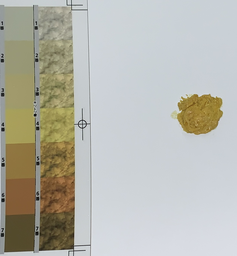
#> input picture image_crop/106100864.png, 237 x 256 px, shrunk from 1250 x 1350 before the run
$ jupyter execute lap_poop.ipynb
#> lines starting #> are read from the running program, lines starting #| are printed output that depends on the picture; after the words box and inside, x2 and y2 are one past the last pixel; in counts of white or black regions, pixels touching at a corner belong together
[cell 1]
import numpy as np
import matplotlib.pyplot as plt
from sklearn.cluster import KMeans
from scipy.spatial.distance import euclidean
from PIL import Image
import os
import glob

[cell 2]
def load_image(image_path):
    pil_image = Image.open(image_path)

    # convert image to array
    image = np.array(pil_image.convert('RGB'))
    print(f"Image loaded: {image.shape}")
    return image

# [6 lines left out: function display_image, not called in this run]

def rgb_to_grayscale(image):
    # RGB to grayscal with intensity
    return np.dot(image[...,:3], [0.299, 0.587, 0.114])

def rgb_to_hsv(rgb):
    # normalize rgb
    rgb = rgb.astype(np.float32) / 255.0

    max_val = np.max(rgb, axis=-1)
    min_val = np.min(rgb, axis=-1)
    diff = max_val - min_val

    # hsv model use Hue, Saturation, and Value(Brightness)
    v = max_val
    s = np.where(max_val != 0, diff / max_val, 0)
    h = np.zeros_like(max_val)

    # this section use ai help
    idx = (max_val == rgb[..., 0]) & (diff != 0)
    h[idx] = 60 * ((rgb[..., 1][idx] - rgb[..., 2][idx]) / diff[idx]) % 360

    idx = (max_val == rgb[..., 1]) & (diff != 0)
    h[idx] = 60 * ((rgb[..., 2][idx] - rgb[..., 0][idx]) / diff[idx]) + 120

    idx = (max_val == rgb[..., 2]) & (diff != 0)
    h[idx] = 60 * ((rgb[..., 0][idx] - rgb[..., 1][idx]) / diff[idx]) + 240

    return np.stack([h, s * 255, v * 255], axis=-1)

[cell 3]
def gaussian_kernel(size, sigma):
    kernel = np.zeros((size, size))
    center = size // 2

    for i in range(size):
        for j in range(size):
            x, y = i - center, j - center # magin from center
            kernel[i, j] = np.exp(-(x**2 + y**2) / (2 * sigma**2)) #G(x,y) = e^(-(x²+y²)/(2σ²))

    return kernel / np.sum(kernel)

# this section use ai help
def convolve2d_single(image, kernel):
    h, w = image.shape
    kh, kw = kernel.shape
    pad_h, pad_w = kh // 2, kw // 2

    padded = np.pad(image, ((pad_h, pad_h), (pad_w, pad_w)), mode='edge')
    result = np.zeros_like(image)

    for i in range(h):
        for j in range(w):
            result[i, j] = np.sum(padded[i:i+kh, j:j+kw] * kernel)

    return result

# this section use ai help
def convolve2d(image, kernel):
    if len(image.shape) == 3:
        result = np.zeros_like(image)
        for channel in range(image.shape[2]):
            result[:, :, channel] = convolve2d_single(image[:, :, channel], kernel)
        return result
    else:
        return convolve2d_single(image, kernel)

def gaussian_blur(image, kernel_size=5, sigma=1.0):
    kernel = gaussian_kernel(kernel_size, sigma)
    return convolve2d(image, kernel)

[cell 4]
def sobel_edge_detection(image):
    if len(image.shape) == 3:
        gray = rgb_to_grayscale(image)
    else:
        gray = image

    sobel_x = np.array([[-1, 0, 1], [-2, 0, 2], [-1, 0, 1]]) # vertical
    sobel_y = np.array([[-1, -2, -1], [0, 0, 0], [1, 2, 1]]) # horizontal

    gx = convolve2d_single(gray, sobel_x)
    gy = convolve2d_single(gray, sobel_y)

    # this section use ai help
    magnitude = np.sqrt(gx**2 + gy**2)
    direction = np.arctan2(gy, gx)

    return magnitude, direction, gx, gy

def non_maximum_suppression(magnitude, direction):
    h, w = magnitude.shape
    suppressed = np.zeros_like(magnitude)
    angle = direction * 180. / np.pi
    angle[angle < 0] += 180

    for i in range(1, h-1):
        for j in range(1, w-1):
            q = 255
            r = 255

            if (0 <= angle[i,j] < 22.5) or (157.5 <= angle[i,j] <= 180):
                q = magnitude[i, j+1]
                r = magnitude[i, j-1]
            elif (22.5 <= angle[i,j] < 67.5):
                q = magnitude[i+1, j-1]
                r = magnitude[i-1, j+1]
            elif (67.5 <= angle[i,j] < 112.5):
                q = magnitude[i+1, j]
                r = magnitude[i-1, j]
            elif (112.5 <= angle[i,j] < 157.5):
                q = magnitude[i-1, j-1]
                r = magnitude[i+1, j+1]

            if (magnitude[i,j] >= q) and (magnitude[i,j] >= r):
                suppressed[i,j] = magnitude[i,j]
            else:
                suppressed[i,j] = 0

    return suppressed

def hysteresis_tracking(strong, weak):
    final = strong.copy()
    h, w = strong.shape

    for i in range(1, h-1):
        for j in range(1, w-1):
            if weak[i,j]:
                if np.any(strong[i-1:i+2, j-1:j+2]):
                    final[i,j] = True

    return final

def canny_edge_detection(image, low_threshold=50, high_threshold=150):
    blurred = gaussian_blur(image, kernel_size=5, sigma=1.4)
    magnitude, direction, gx, gy = sobel_edge_detection(blurred)
    edges = non_maximum_suppression(magnitude, direction)

    strong_edges = edges > high_threshold
    weak_edges = (edges > low_threshold) & (edges <= high_threshold)

    final_edges = hysteresis_tracking(strong_edges, weak_edges)

    return final_edges.astype(np.uint8) * 255

[cell 5]
def preprocess_image(image):
    smoothed = gaussian_blur(image, kernel_size=5, sigma=1.0)
    enhanced = np.clip(smoothed * 1.2 + 10, 0, 255).astype(np.uint8)
    return enhanced

def detect_orientation(image):
    edges = canny_edge_detection(image)
    h, w = edges.shape

    column_votes = np.sum(edges, axis=0)

    row_votes = np.sum(edges, axis=1)

    max_col_vote = np.max(column_votes) if len(column_votes) > 0 else 0
    max_row_vote = np.max(row_votes) if len(row_votes) > 0 else 0

    if max_col_vote > max_row_vote:
        return "vertical"
    else:
        return "horizontal"

def find_vertical_lines(edges):
    h, w = edges.shape
    column_votes = np.sum(edges, axis=0)
    center_region = slice(w//4, 3*w//4)
    center_votes = column_votes[center_region]

    if np.max(center_votes) > h * 0.1:
        best_col = np.argmax(center_votes) + w//4
        return best_col

    return w // 2

def find_horizontal_lines(edges):
    h, w = edges.shape
    row_votes = np.sum(edges, axis=1)
    center_region = slice(h//4, 3*h//4)
    center_votes = row_votes[center_region]

    if np.max(center_votes) > w * 0.1:
        best_row = np.argmax(center_votes) + h//4
        return best_row

    return h // 2

def segment_regions(image):
    height, width = image.shape[:2]
    orientation = detect_orientation(image)
    edges = canny_edge_detection(image)

    print(f"Detected orientation: {orientation}")

    if orientation == "vertical":
        split_x = find_vertical_lines(edges)
        color_bar = image[:, :split_x]
        object_region = image[:, split_x:]
    else:
        split_y = find_horizontal_lines(edges)
        color_bar = image[:split_y, :]
        object_region = image[split_y:, :]

    return color_bar, object_region, edges, orientation

[cell 6]
def remove_background_colors(pixels, white_threshold=240, min_saturation=30):
    hsv_pixels = rgb_to_hsv(pixels.reshape(-1, 1, 3)).reshape(-1, 3)

    white_mask = np.all(pixels >= white_threshold, axis=1)
    saturation_mask = hsv_pixels[:, 1] >= min_saturation

    valid_mask = ~white_mask & saturation_mask

    if np.sum(valid_mask) == 0:
        print("Warning: No valid colors found, using relaxed filtering")
        white_mask = np.all(pixels >= 250, axis=1)
        valid_mask = ~white_mask

    return pixels[valid_mask], valid_mask

def extract_dominant_colors_from_colorbar(image, n_colors=7, remove_background=True):
    pixels = image.reshape(-1, 3)

    if remove_background:
        filtered_pixels, valid_mask = remove_background_colors(pixels)

        if len(filtered_pixels) < n_colors:
            print(f"Warning: Found only {len(filtered_pixels)} valid pixels")
            filtered_pixels = pixels
            valid_mask = np.ones(len(pixels), dtype=bool)
    else:
        filtered_pixels = pixels
        valid_mask = np.ones(len(pixels), dtype=bool)

    actual_n_colors = min(n_colors, len(filtered_pixels))

    if actual_n_colors < 2:
        print("Warning: Insufficient data for clustering")
        return np.array([[255, 0, 0], [0, 255, 0], [0, 0, 255], [255, 255, 0],
                        [255, 0, 255], [0, 255, 255], [255, 128, 0]]), np.ones(7) / 7

    kmeans = KMeans(n_clusters=7, random_state=42, n_init=10)
    kmeans.fit(filtered_pixels)

    colors = kmeans.cluster_centers_
    labels = kmeans.labels_
    percentages = np.bincount(labels) / len(labels)

    sorted_indices = np.argsort(percentages)[::-1]
    colors = colors[sorted_indices]
    percentages = percentages[sorted_indices]

    return colors.astype(int), percentages

def extract_dominant_colors_from_object(image, n_colors=3, remove_background=True):
    pixels = image.reshape(-1, 3)

    if remove_background:
        filtered_pixels, valid_mask = remove_background_colors(pixels)

        if len(filtered_pixels) < n_colors:
            print(f"Warning: Found only {len(filtered_pixels)} valid pixels")
            filtered_pixels = pixels
            valid_mask = np.ones(len(pixels), dtype=bool)
    else:
        filtered_pixels = pixels
        valid_mask = np.ones(len(pixels), dtype=bool)

    actual_n_colors = min(n_colors, len(filtered_pixels))

    if actual_n_colors < 2:
        print("Warning: Insufficient data for clustering")
        return np.array([[139, 69, 19]]), np.array([1.0])

    kmeans = KMeans(n_clusters=actual_n_colors, random_state=42, n_init=10)
    kmeans.fit(filtered_pixels)

    colors = kmeans.cluster_centers_
    labels = kmeans.labels_
    percentages = np.bincount(labels) / len(labels)

    sorted_indices = np.argsort(percentages)[::-1]
    colors = colors[sorted_indices]
    percentages = percentages[sorted_indices]

    return colors.astype(int), percentages

def calculate_color_moments(image):
    moments = {}

    for i, channel in enumerate(['R', 'G', 'B']):
        channel_data = image[:, :, i].flatten()

        mean = np.mean(channel_data)
        variance = np.var(channel_data)

        if variance > 0:
            skewness = np.mean(((channel_data - mean) / np.sqrt(variance)) ** 3)
        else:
            skewness = 0

        moments[channel] = {
            'mean': mean,
            'variance': variance,
            'skewness': skewness
        }

    return moments

[cell 7]
def calculate_color_distance(color1, color2, method='euclidean'):
    if method == 'euclidean':
        return euclidean(color1, color2)
    elif method == 'manhattan':
        return np.sum(np.abs(color1 - color2))
    elif method == 'cosine':
        dot_product = np.dot(color1, color2)
        norms = np.linalg.norm(color1) * np.linalg.norm(color2)
        if norms == 0:
            return 0
        return 1 - (dot_product / norms)

def find_closest_color_match(color_bar_colors, object_colors):
    min_distance = float('inf')
    best_match = None
    distances = []

    for i, bar_color in enumerate(color_bar_colors):
        for j, obj_color in enumerate(object_colors):
            distance = calculate_color_distance(bar_color, obj_color)
            distances.append({
                'bar_color_idx': i,
                'object_color_idx': j,
                'bar_color': bar_color,
                'object_color': obj_color,
                'distance': distance
            })

            if distance < min_distance:
                min_distance = distance
                best_match = {
                    'bar_color_idx': i,
                    'object_color_idx': j,
                    'bar_color': bar_color,
                    'object_color': obj_color,
                    'distance': distance
                }

    return best_match, distances

[cell 8]
def display_color_palette(colors, percentages, title):
    fig, (ax1, ax2) = plt.subplots(1, 2, figsize=(15, 5))

    for i, (color, percentage) in enumerate(zip(colors, percentages)):
        ax1.add_patch(plt.Rectangle((i, 0), 1, 1, color=color/255))
        ax1.text(i+0.5, 0.5, f'{percentage:.1%}', ha='center', va='center',
                fontweight='bold', fontsize=10)

    ax1.set_xlim(0, len(colors))
    ax1.set_ylim(0, 1)
    ax1.set_title(f"{title} - Colors & Percentages")
    ax1.set_xticks(range(len(colors)))
    ax1.set_xticklabels([f'Color {i+1}' for i in range(len(colors))])
    ax1.set_yticks([])

    color_data = []
    for i, color in enumerate(colors):
        color_data.append([f'Color {i+1}', color[0], color[1], color[2]])

    table = ax2.table(cellText=color_data,
                     colLabels=['Color', 'R', 'G', 'B'],
                     cellLoc='center',
                     loc='center')
    table.auto_set_font_size(False)
    table.set_fontsize(12)
    table.scale(1, 1.5)
    ax2.axis('off')
    ax2.set_title("RGB Values")

    plt.tight_layout()
    plt.show()

def display_segmentation_results(original, color_bar, object_region, edges, orientation):
    fig, axes = plt.subplots(2, 2, figsize=(15, 10))

    axes[0,0].imshow(original)
    axes[0,0].set_title("Original Image")
    axes[0,0].axis('off')

    axes[0,1].imshow(color_bar)
    axes[0,1].set_title(f"Color Bar ({orientation})")
    axes[0,1].axis('off')

    axes[1,0].imshow(object_region)
    axes[1,0].set_title("Object Region")
    axes[1,0].axis('off')

    axes[1,1].imshow(edges, cmap='gray')
    axes[1,1].set_title("Edge Detection")
    axes[1,1].axis('off')

    plt.tight_layout()
    plt.show()

# [19 lines left out: function bitslicing_analysis, not called in this run]

[cell 9]
# [27 lines left out: function process_image_batch, not called in this run]

def analyze_single_image(image_path, show_plots=True):
    # Load image
    original_image = load_image(image_path)

    # Preprocess
    processed_image = preprocess_image(original_image)

    # Segment
    color_bar_region, object_region, edges, orientation = segment_regions(processed_image)

    # Extract colors
    bar_colors, bar_percentages = extract_dominant_colors_from_colorbar(
        color_bar_region, n_colors=7, remove_background=True
    )

    obj_colors, obj_percentages = extract_dominant_colors_from_object(
        object_region, n_colors=3, remove_background=True
    )

    # Find best match
    best_match, all_distances = find_closest_color_match(bar_colors, obj_colors)

    # Calculate moments
    bar_moments = calculate_color_moments(color_bar_region)
    obj_moments = calculate_color_moments(object_region)

    if show_plots:
        display_segmentation_results(original_image, color_bar_region,
                                   object_region, edges, orientation)
        display_color_palette(bar_colors, bar_percentages, "Color Bar Palette")
        display_color_palette(obj_colors, obj_percentages, "Object Palette")

    return {
        'original_shape': original_image.shape,
        'orientation': orientation,
        'bar_colors': bar_colors,
        'bar_percentages': bar_percentages,
        'obj_colors': obj_colors,
        'obj_percentages': obj_percentages,
        'best_match': best_match,
        'bar_moments': bar_moments,
        'obj_moments': obj_moments
    }

[cell 10]
result = analyze_single_image('image_crop/106100864.png')
#> in load_image, pil_image is the input picture: PIL image 237x256 RGB; mean R, G, B 182.8, 182.7, 174
#| Image loaded: (256, 237, 3)
#> in rgb_to_grayscale, `return np.dot(image[...,:3], [0.299, 0.587, 0.114])`:
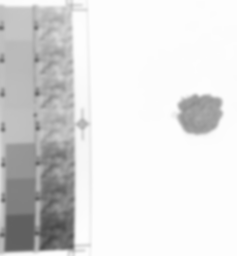
#> returned value: shape (256, 237) float64; min 72.25, max 254, mean 222.8
#> after the loop in convolve2d_single (call 8), `for i in range(h):`:
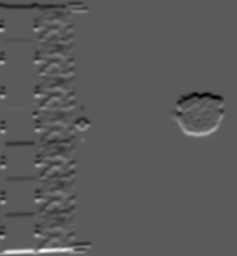
#> result: shape (256, 237) float64; min -185.2, max 337, mean 0; drawn with min black and max white
#> in sobel_edge_detection, `direction = np.arctan2(gy, gx)`:
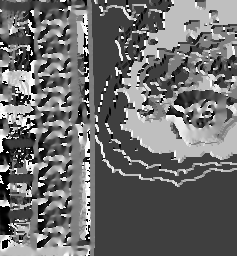
#> direction: shape (256, 237) float64; min -3.14, max 3.14, mean -0.45; drawn with min black and max white
#> in canny_edge_detection, `strong_edges = edges > high_threshold`:
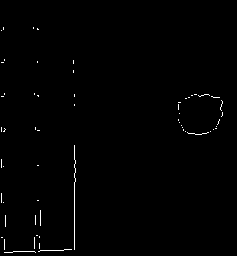
#> strong_edges: shape (256, 237) bool; 0.69% white in thin lines or dots, all inside (x1, y1, x2, y2) = (1, 27, 223, 253)
#> in detect_orientation, `column_votes = np.sum(edges, axis=0)`: column_votes = 237 values, max 25755 at index 74, min 0 at index 0, mean 525.1
#> in detect_orientation, `row_votes = np.sum(edges, axis=1)`: row_votes = 256 values, max 6120 at index 250, min 0 at index 0, mean 486.1
#> in detect_orientation, `max_col_vote = np.max(column_votes) if len(column_votes) > 0 else 0`: max_col_vote = 25755
#> in detect_orientation, `max_row_vote = np.max(row_votes) if len(row_votes) > 0 else 0`: max_row_vote = 6120
#> in segment_regions, `orientation = detect_orientation(image)`: orientation = 'vertical'
#| Detected orientation: vertical
#> in find_vertical_lines, `center_votes = column_votes[center_region]`: center_votes = 118 values, max 25755 at index 15, min 0 at index 13, mean 300.4
#> in find_vertical_lines, `best_col = np.argmax(center_votes) + w//4`: best_col = 74
#> in segment_regions, `color_bar = image[:, :split_x]`:
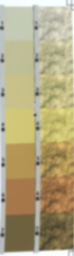
#> color_bar: shape (256, 74, 3); mean R, G, B 178.2, 166.8, 127.8
#> in segment_regions, `object_region = image[:, split_x:]`:
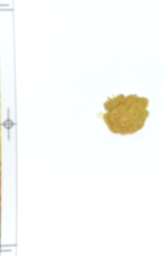
#> object_region: shape (256, 163, 3); mean R, G, B 249.3, 250.4, 247.4
#> in analyze_single_image, `color_bar_region, object_region, edges, orientation = segment_regions(..`: orientation = 'vertical'
#> in rgb_to_hsv, `max_val = np.max(rgb, axis=-1)`: max_val = 18944 values, max 1 at index 0, min 0.267 at index 17278, mean 0.703
#> in rgb_to_hsv, `min_val = np.min(rgb, axis=-1)`: min_val = 18944 values, max 0.992 at index 18925, min 0.173 at index 16780, mean 0.499
#> in rgb_to_hsv, `diff = max_val - min_val`: diff = 18944 values, max 0.443 at index 10791, min 0.00392 at index 4220, mean 0.204
#> in rgb_to_hsv, `v = max_val`: v has the same summary as max_val
#> in rgb_to_hsv, `s = np.where(max_val != 0, diff / max_val, 0)`: s = 18944 values, max 0.578 at index 13533, min 0.00535 at index 15207, mean 0.304
#> in extract_dominant_colors_from_colorbar, `actual_n_colors = min(n_colors, len(filtered_pixels))`: actual_n_colors = 7
#> in analyze_single_image, `bar_colors, bar_percentages = extract_dominant_colors_from_colorbar( c..`: bar_colors = [[196, 192, 148], [205, 195, 116], [164, 122, 76], [180, 150, 87], [107, 94, 61], [172, 166, 125], [133, 110, 73]]; bar_percentages = [0.266, 0.148, 0.146, 0.14, 0.132, 0.0907, 0.0775]
#> in extract_dominant_colors_from_object, `filtered_pixels, valid_mask = remove_background_colors(pixels)`: filtered_pixels = 1708 rows, first 8: [238, 235, 203], [226, 218, 176], [216, 202, 152], [211, 196, 145], [215, 200, 158], [227, 218, 192], [234, 227, 202], [229, 220, 188]
#> in extract_dominant_colors_from_object, `actual_n_colors = min(n_colors, len(filtered_pixels))`: actual_n_colors = 3
#> in extract_dominant_colors_from_object, `colors = kmeans.cluster_centers_`: colors = [[190.9, 160.1, 75.91], [202.2, 186, 138.2], [228.7, 224.3, 187]]
#> in extract_dominant_colors_from_object, `labels = kmeans.labels_`: labels = 1708 values, max 2 at index 0, min 0 at index 20, mean 0.336
#> in extract_dominant_colors_from_object, `percentages = np.bincount(labels) / len(labels)`: percentages = [0.759, 0.146, 0.0948]
#> in extract_dominant_colors_from_object, `sorted_indices = np.argsort(percentages)[::-1]`: sorted_indices = [0, 1, 2]
#> in analyze_single_image, `obj_colors, obj_percentages = extract_dominant_colors_from_object( obj..`: obj_colors = [[190, 160, 75], [202, 185, 138], [228, 224, 186]]; obj_percentages = [0.759, 0.146, 0.0948]
#> the loop in find_closest_color_match, `for i, bar_color in enumerate(color_bar_colors):` made 7 passes
#> after the loop in find_closest_color_match, `for i, bar_color in enumerate(color_bar_colors):`: best_match = {'bar_color_idx': 0, 'object_color_idx': 1, 'bar_color': [196, 192, 148], 'object_color': [202, 185, 138], 'distance': 13.6}; distances = 21 items; min_distance = 13.6
#> in analyze_single_image, `best_match, all_distances = find_closest_color_match(bar_colors, obj_c..`: all_distances = 21 items
#> the loop in calculate_color_moments, `for i, channel in enumerate(['R', 'G', 'B']):` made 3 passes
#> (mean, variance, skewness) on passes 1 to 3: (178.2, 1133.5, -0.739), (166.8, 1700.1, -0.328), (127.8, 2478, 0.478)
#> after the loop in calculate_color_moments, `for i, channel in enumerate(['R', 'G', 'B']):`: moments = 3 items
#> the loop in calculate_color_moments (call 2), `for i, channel in enumerate(['R', 'G', 'B']):` made 3 passes
#> (mean, variance, skewness) on passes 1 to 3: (249.3, 165.4, -3.94), (250.4, 324.7, -4.48), (247.4, 1077.8, -4.74)
#> the loop in display_color_palette, `for i, (color, percentage) in enumerate(zip(colors, percentages)):` made 7 passes
#> (color, percentage) on passes 1 to 7: ([196, 192, 148], 0.266), ([205, 195, 116], 0.148), ([164, 122, 76], 0.146), ([180, 150, 87], 0.14), ([107, 94, 61], 0.132), ([172, 166, 125], 0.0907), ([133, 110, 73], 0.0775)
#> the loop in display_color_palette, `for i, color in enumerate(colors):` made 7 passes
#> after the loop in display_color_palette, `for i, color in enumerate(colors):`: color_data = [['Color 1', 196, 192, 148], ['Color 2', 205, 195, 116], ['Color 3', 164, 122, 76], ['Color 4', 180, 150, 87], ['Color 5', 107, 94, 61], ['Color 6', 172, 166, 125], ['Color 7', 133, 110, 73]]
#> in display_color_palette, `plt.show()`:
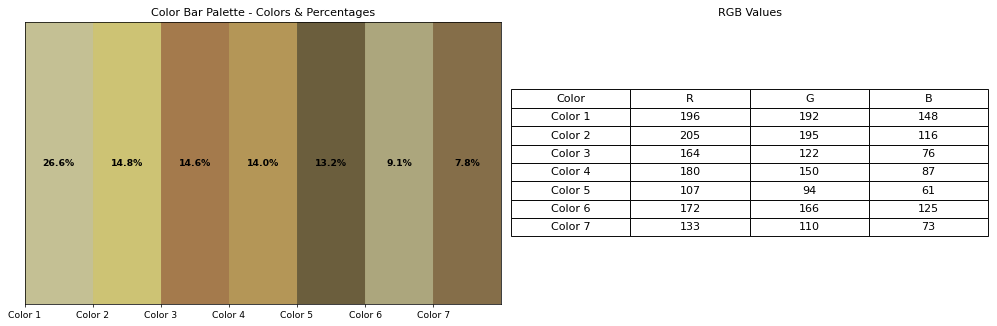
#> figure drawn by matplotlib, 1 panel
#> call 2 of display_color_palette, with colors = array of shape (3, 3), percentages = array of shape (3,), title = 'Object Palette'
#> the loop in display_color_palette (call 2), `for i, (color, percentage) in enumerate(zip(colors, percentages)):` made 3 passes
#> (color, percentage) on passes 1 to 3: ([190, 160, 75], 0.759), ([202, 185, 138], 0.146), ([228, 224, 186], 0.0948)
#> the loop in display_color_palette (call 2), `for i, color in enumerate(colors):` made 3 passes
#> after the loop in display_color_palette (call 2), `for i, color in enumerate(colors):`: color_data = [['Color 1', 190, 160, 75], ['Color 2', 202, 185, 138], ['Color 3', 228, 224, 186]]
#> in display_color_palette (call 2), `plt.show()`:
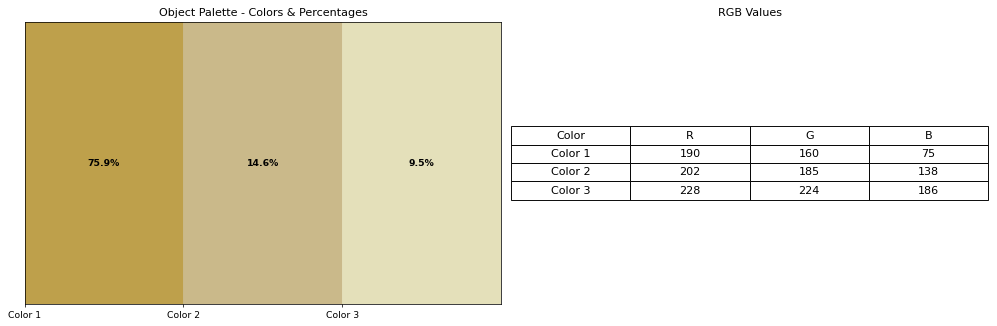
#> figure drawn by matplotlib, 1 panel
#> result = 9 items

[cell 11]
result_hori = analyze_single_image('image_crop/405241263.png')
#> call 2 of load_image, with image_path = 'image_crop/405241263.png'
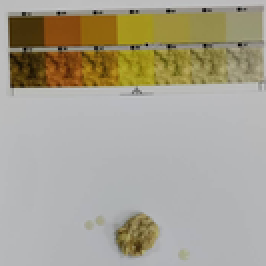
#> input picture image_crop/405241263.png, 133 x 133 px, shrunk from 700 x 700 before the run (shown 2 times larger)
#> in load_image, pil_image is the input picture: PIL image 133x133 RGB; mean R, G, B 167.3, 162, 146.3
#| Image loaded: (133, 133, 3)
#> the loop in convolve2d (call 5), `for channel in range(image.shape[2]):` made 3 passes
#> pass 1, in convolve2d_single (call 17), `padded = np.pad(image, ((pad_h, pad_h), (pad_w, pad_w)), mode='edge')`:
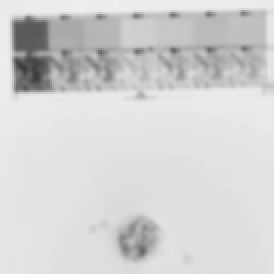
#> padded: shape (137, 137) (shown 2 times larger); min 59, max 239, mean 211
#> (the rest of the program and of its run is left out)
